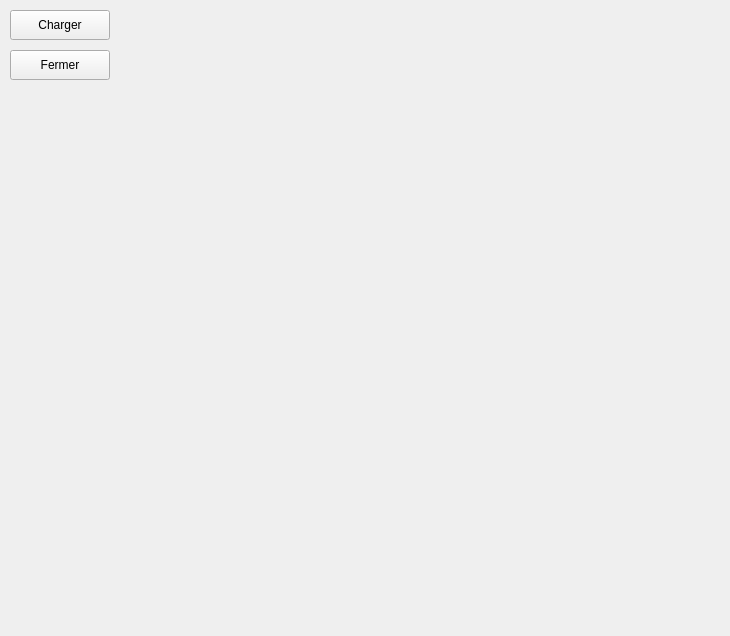
<?xml version="1.0" encoding="UTF-8"?>
<ui version="4.0">
 <class>LecteurPartitions</class>
 <widget class="QWidget" name="LecteurPartitions">
  <property name="geometry">
   <rect>
    <x>0</x>
    <y>0</y>
    <width>730</width>
    <height>636</height>
   </rect>
  </property>
  <property name="windowTitle">
   <string>Form</string>
  </property>
  <widget class="QPushButton" name="pushButtonCharger">
   <property name="geometry">
    <rect>
     <x>10</x>
     <y>10</y>
     <width>100</width>
     <height>30</height>
    </rect>
   </property>
   <property name="text">
    <string>Charger</string>
   </property>
  </widget>
  <widget class="QPushButton" name="pushButtonFermer">
   <property name="geometry">
    <rect>
     <x>10</x>
     <y>50</y>
     <width>100</width>
     <height>30</height>
    </rect>
   </property>
   <property name="text">
    <string>Fermer</string>
   </property>
  </widget>
  <widget class="QScrollArea" name="scrollArea">
   <property name="geometry">
    <rect>
     <x>120</x>
     <y>0</y>
     <width>1241</width>
     <height>711</height>
    </rect>
   </property>
   <property name="styleSheet">
    <string notr="true">background-color: transparent;</string>
   </property>
   <property name="widgetResizable">
    <bool>true</bool>
   </property>
   <widget class="QWidget" name="scrollAreaWidgetContents">
    <property name="geometry">
     <rect>
      <x>0</x>
      <y>0</y>
      <width>1239</width>
      <height>709</height>
     </rect>
    </property>
    <layout class="QVBoxLayout" name="verticalLayout"/>
   </widget>
  </widget>
  <widget class="QPushButton" name="pushButtonPagePrec">
   <property name="geometry">
    <rect>
     <x>10</x>
     <y>100</y>
     <width>80</width>
     <height>80</height>
    </rect>
   </property>
   <property name="text">
    <string/>
   </property>
   <property name="icon">
    <iconset resource="images.qrc">
     <normaloff>:/images/pagePrec.png</normaloff>:/images/pagePrec.png</iconset>
   </property>
   <property name="iconSize">
    <size>
     <width>80</width>
     <height>80</height>
    </size>
   </property>
   <property name="flat">
    <bool>true</bool>
   </property>
  </widget>
  <widget class="QPushButton" name="pushButtonMonter">
   <property name="geometry">
    <rect>
     <x>10</x>
     <y>200</y>
     <width>80</width>
     <height>80</height>
    </rect>
   </property>
   <property name="text">
    <string/>
   </property>
   <property name="icon">
    <iconset resource="images.qrc">
     <normaloff>:/images/monter.png</normaloff>:/images/monter.png</iconset>
   </property>
   <property name="iconSize">
    <size>
     <width>80</width>
     <height>80</height>
    </size>
   </property>
   <property name="flat">
    <bool>true</bool>
   </property>
  </widget>
  <widget class="QPushButton" name="pushButtonDescendre">
   <property name="geometry">
    <rect>
     <x>10</x>
     <y>300</y>
     <width>80</width>
     <height>80</height>
    </rect>
   </property>
   <property name="text">
    <string/>
   </property>
   <property name="icon">
    <iconset resource="images.qrc">
     <normaloff>:/images/Descendre.png</normaloff>:/images/Descendre.png</iconset>
   </property>
   <property name="iconSize">
    <size>
     <width>80</width>
     <height>80</height>
    </size>
   </property>
   <property name="flat">
    <bool>true</bool>
   </property>
  </widget>
  <widget class="QPushButton" name="pushButtonPageSuiv">
   <property name="geometry">
    <rect>
     <x>10</x>
     <y>400</y>
     <width>80</width>
     <height>80</height>
    </rect>
   </property>
   <property name="text">
    <string/>
   </property>
   <property name="icon">
    <iconset resource="images.qrc">
     <normaloff>:/images/pageSuiv.png</normaloff>:/images/pageSuiv.png</iconset>
   </property>
   <property name="iconSize">
    <size>
     <width>80</width>
     <height>80</height>
    </size>
   </property>
   <property name="flat">
    <bool>true</bool>
   </property>
  </widget>
 </widget>
 <resources>
  <include location="images.qrc"/>
 </resources>
 <connections/>
</ui>
